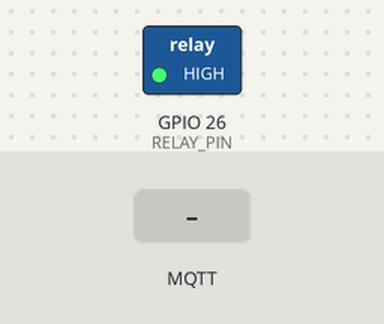
This sketch was run on a simulated ESP32-S3. Parts: switched loads named in the sketch (green lamp = pin HIGH). Inputs (shaded band) come from the test bench. WiFi joins after 1.5 s; servers stay silent unless stated; no MQTT or app messages arrive unless stated; what the sketch prints to the serial monitor is not drawn.

Above: at 3.0 s.
3.1 s: MQTT message "ON" arrives on the first subscribed topic
At 4.2 s:
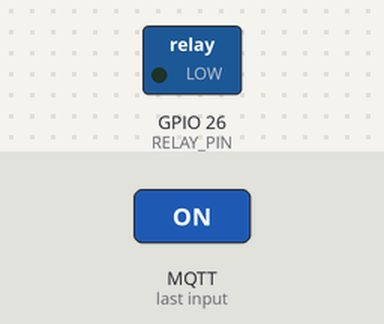
6.1 s: MQTT message "0" arrives on the first subscribed topic
At 6.4 s:
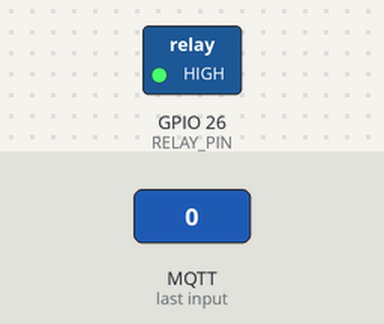
Timing chart, 0 to 9.1 s (numbered marks = the images above; inputs shaded):
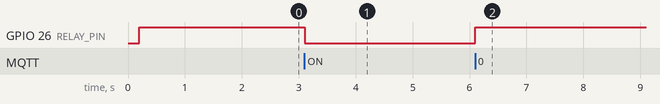

Measured:
- after the input at 3.1 s, GPIO 26 (RELAY_PIN): HIGH → LOW at once
- after the input at 6.1 s, GPIO 26 (RELAY_PIN): LOW → HIGH at once

The sketch:

subscriber-relay.ino
```cpp
/* ===========================================================================
 * Activity 3 — Relay subscriber / actuator (ESP32-S3)
 *
 * Subscribes to actuator commands and drives a relay (active-LOW):
 *   - SUB  unmsm/iot2025/lab-a/g1/actuadores/relay         (QoS 1)
 *   - PUB  unmsm/iot2025/lab-a/g1/actuadores/relay/status  (retained: ON/OFF)
 *
 * Payloads understood on the command topic: "ON" / "OFF" (also "1" / "0").
 * This node closes the bidirectional loop: a gas alarm published by the
 * multisensor is turned by Node-RED into a relay-ON command landing here.
 *
 * Client ID: esp32-g1-relay
 *
 * Relay is ACTIVE-LOW: the pin is driven HIGH in setup() BEFORE attaching it as
 * an output path, so the relay does not spuriously trigger at boot.
 *
 * loop() contains NO blocking delays — only millis()-based reconnect spacing.
 *
 * NOTE on QoS: subscribe() is requested at QoS 1 (at-least-once delivery of
 * commands). Publishing via PubSubClient is always QoS 0. See README.
 * =========================================================================== */

#include <WiFi.h>
#include <PubSubClient.h>
#include "arduino_secrets.h"

// --- Identity & namespace (EXACT lab namespace) -----------------------------
static const char* DEVICE_ID           = "esp32-g1-relay";
static const char* TOPIC_RELAY_CMD     = "unmsm/iot2025/lab-a/g1/actuadores/relay";
static const char* TOPIC_RELAY_STATUS  = "unmsm/iot2025/lab-a/g1/actuadores/relay/status";
static const char* TOPIC_STATUS        = "unmsm/iot2025/lab-a/g1/status";

// --- Hardware (active-LOW relay) --------------------------------------------
#define RELAY_PIN     26
#define RELAY_ON      LOW    // active-LOW: LOW energizes the relay
#define RELAY_OFF     HIGH

// --- Tuning -----------------------------------------------------------------
static const unsigned long RECONNECT_INTERVAL_MS = 2000;
static const uint16_t      MQTT_PORT             = 1883;

WiFiClient   wifiClient;
PubSubClient mqtt(wifiClient);

unsigned long lastReconnectAttempt = 0;

// ---------------------------------------------------------------------------
void setRelay(bool on) {
  digitalWrite(RELAY_PIN, on ? RELAY_ON : RELAY_OFF);
  mqtt.publish(TOPIC_RELAY_STATUS, on ? "ON" : "OFF", true);  // retained
  Serial.printf("[RELAY] -> %s\n", on ? "ON" : "OFF");
}

// MQTT message callback — runs whenever a command arrives.
void onMessage(char* topic, byte* payload, unsigned int len) {
  String msg;
  for (unsigned int i = 0; i < len; i++) msg += (char)payload[i];
  msg.trim();
  Serial.printf("[MSG] %s = %s\n", topic, msg.c_str());

  if (String(topic) == TOPIC_RELAY_CMD) {
    if (msg.equalsIgnoreCase("ON") || msg == "1")  setRelay(true);
    else if (msg.equalsIgnoreCase("OFF") || msg == "0") setRelay(false);
  }
}

void connectWiFi() {
  Serial.printf("[WiFi] Connecting to %s", SECRET_WIFI_SSID);
  WiFi.mode(WIFI_STA);
  WiFi.begin(SECRET_WIFI_SSID, SECRET_WIFI_PASS);
  while (WiFi.status() != WL_CONNECTED) {
    delay(400);
    Serial.print('.');
  }
  Serial.printf("\n[WiFi] Connected. IP: %s\n", WiFi.localIP().toString().c_str());
}

// Non-blocking single reconnect attempt. Returns true on success.
bool tryConnectMQTT() {
  Serial.print("[MQTT] Connecting to broker...");
  bool ok = mqtt.connect(
      DEVICE_ID,
      nullptr, nullptr,
      TOPIC_STATUS, 0, true, "offline");   // LWT
  if (ok) {
    Serial.println(" connected.");
    mqtt.publish(TOPIC_STATUS, "online", true);
    mqtt.subscribe(TOPIC_RELAY_CMD, 1);    // request QoS 1 for commands
    setRelay(false);                       // announce known OFF state (retained)
  } else {
    Serial.printf(" failed (rc=%d).\n", mqtt.state());
  }
  return ok;
}

// ---------------------------------------------------------------------------
void setup() {
  Serial.begin(115200);
  delay(200);

  // Drive the pin HIGH (relay OFF) BEFORE/at the moment it becomes an output,
  // so an active-LOW relay never clicks on at boot.
  digitalWrite(RELAY_PIN, RELAY_OFF);
  pinMode(RELAY_PIN, OUTPUT);
  digitalWrite(RELAY_PIN, RELAY_OFF);

  connectWiFi();
  mqtt.setServer(SECRET_MQTT_BROKER, MQTT_PORT);
  mqtt.setCallback(onMessage);
}

void loop() {
  if (WiFi.status() != WL_CONNECTED) connectWiFi();

  if (!mqtt.connected()) {
    // Non-blocking reconnect: attempt at most once per RECONNECT_INTERVAL_MS.
    unsigned long now = millis();
    if (now - lastReconnectAttempt >= RECONNECT_INTERVAL_MS) {
      lastReconnectAttempt = now;
      tryConnectMQTT();
    }
  } else {
    mqtt.loop();   // service incoming commands + keep-alive
  }
}
```
